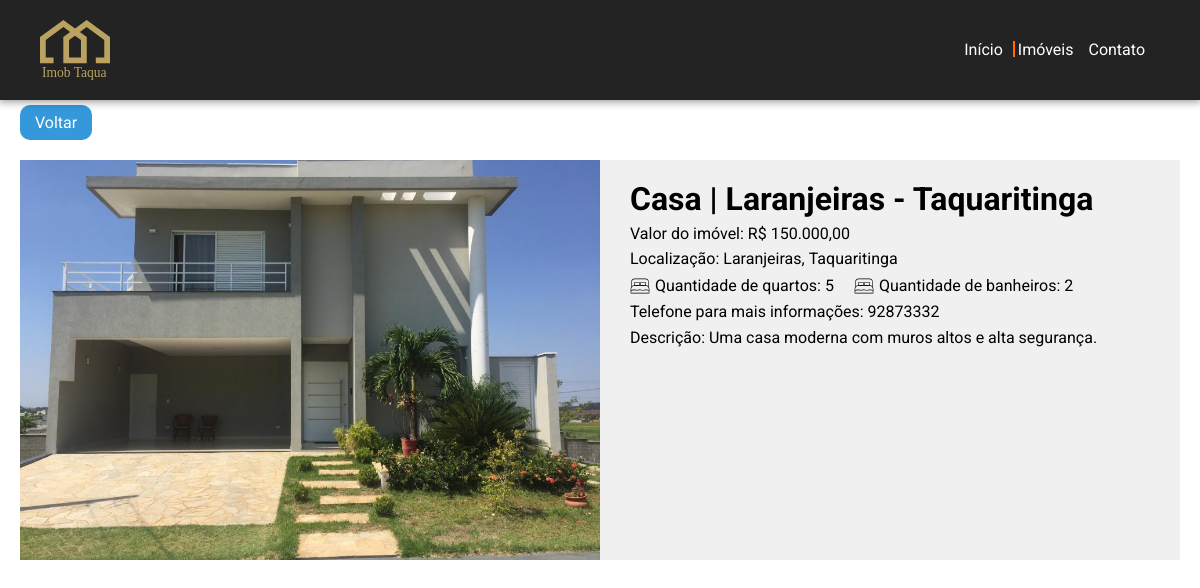
The app's page /html/viewPropertie.php?propertieId=108 with its own data.
### tables this page shows
CREATE TABLE `properties` (
  `id` int(11) NOT NULL,
  `title` varchar(255) NOT NULL,
  `description` varchar(255) NOT NULL,
  `price` varchar(255) NOT NULL,
  `address` varchar(255) NOT NULL,
  `city` varchar(255) NOT NULL,
  `rooms` varchar(255) NOT NULL,
  `bathroom` varchar(255) NOT NULL,
  `type_propertie` varchar(255) NOT NULL,
  `phone` varchar(255) NOT NULL,
  `srcfile` varchar(255) NOT NULL
);

### html/viewPropertie.php (the view, shortened to what this page needs)
<!DOCTYPE html>
<html lang="pt-br">
<head>
    <link rel="stylesheet" href="../css/style.css">
</head>
<body>
    <?php
        $connect = new PDO('mysql:host=localhost;dbname=pi6','root','');
        $connect->setAttribute(PDO::ATTR_ERRMODE, PDO::ERRMODE_EXCEPTION);
        $id = $_GET['propertieId'];
        $sql = "SELECT * FROM properties WHERE id=$id";
        $result = $connect->prepare($sql);
        $result->execute();
        $fetch = $result->fetchAll(PDO::FETCH_OBJ);
    ?>
    <header id="header">
    <div id="header_menu">
            <svg id="Layer_1" height="60" data-name="Layer 1" xmlns="http://www.w3.org/2000/svg" viewBox="0 0 72.29 61.94"><text class="cls-2" transform="translate(1.99 59.01)">Imob Taqua</text></svg>
            <nav id="header_menu_nav">
                <a href="index.php">
                    Início
                </a>
                <a class="header_menu_nav_activeLink" href="properties.php">
                    Imóveis
                </a>
                <a href="contact.php">
                    Contato
                </a>
            </nav>
        </div>
    </header>
    <main class="container">
        <a href="http://localhost/Projeto-Integrador-VI/html/properties.php" class="backBtn">Voltar</a>
        <div id="viewPropertie">
            <?php
                foreach($fetch as $propertie){
            ?>
            <img id="viewPropertie_img" src="<?=$propertie->srcfile?>" alt="Imagem ilustrativa">
            <div id="viewPropertie_rightContent">
                <h1 class="viewPropertie_rightContent_mb8">
                   <?=$propertie->title?>
                </h1>
                <p class="viewPropertie_rightContent_text viewPropertie_rightContent_mb8">
                   Valor do imóvel: R$ <?=$propertie->price?>,00
                </p>
                <div class="viewPropertie_rightContent_row viewPropertie_rightContent_mb8">
                    <p class="viewPropertie_rightContent_text">
                       Localização: <?=$propertie->address?>,
                    </p>
                    <p class="viewPropertie_rightContent_text">
                        <?=$propertie->city?>
                    </p>
                </div>
                <div class="viewPropertie_rightContent_column viewPropertie_rightContent_mb8">
                    <div class="viewPropertie_rightContent_row">
                        <p class="viewPropertie_rightContent_text">
                          Quantidade de quartos:  <?=$propertie->rooms?>
                        </p>
                    </div>
                    <div class="viewPropertie_rightContent_row">
                        <p class="viewPropertie_rightContent_text">
                         Quantidade de banheiros:   <?=$propertie->bathroom?>
                        </p>
                    </div>
                </div>
                <p class="viewPropertie_rightContent_text viewPropertie_rightContent_mb8">
                    Telefone para mais informações: <?=$propertie->phone?>
                </p>
                <p id="viewPropertie_rightContent_description">
                   Descrição: <?=$propertie->description?>
                </p>
            </div>
            <?php
                }
            ?>
        </div>
    </main>
</body>
</html>

### css/style.css (style rules this page uses)
* { margin:0;padding:0 }
h1,h2,h3,h4,h5,h6,a,p,span,li,i input,textarea,label,button,input::placeholder,textarea::placeholder,table { font-family:"Roboto",sans-serif !important }
a { text-decoration:none;outline:none }
.container { max-width:1300px;margin:0 auto }
@media (max-width: 1240px) { .container { margin:0 20px } }
#header { position:relative }
#header #header_menu { width:100%;display:flex;align-items:center;justify-content:space-between;background-color:#232323;box-shadow:0 1px 8px 1px rgba(0,0,0,.4);box-sizing:border-box;padding:20px 40px;top:0;position:fixed;z-index:999999 }
#header #header_menu #header_menu_nav { display:flex;transition:right .3s }
#header #header_menu #header_menu_nav a { color:#fff;display:block;font-size:1rem;font-weight:400;line-height:1;margin-right:15px;position:relative }
#header #header_menu #header_menu_nav a::after { content:"";width:2px;height:100%;display:block;background-color:#ff6c00;position:absolute;top:-1px;left:-5px;transform:scaleY(0);transition:transform .3s }
#header #header_menu #header_menu_nav a.header_menu_nav_activeLink::after { transform:scaleY(1) }

### html/viewPropertie.php (style rules this page uses)
main { position: relative; }
#viewPropertie { display: grid; grid-template-columns: 1fr 1fr; padding: 60px 0 30px 0; }
#viewPropertie_img { width: 100%; max-height: 400px; object-fit: cover; }
#viewPropertie_rightContent { background-color: #f0f0f0; padding: 20px 0 20px 30px; }
#viewPropertie_rightContent h1 { color: $primary_color; font-size: $font_title; }
#viewPropertie_rightContent_description { color: $primary_color; font-size: $font_default; }
.viewPropertie_rightContent_text { font-size: 1rem; line-height: 1; }
.viewPropertie_rightContent_column { display: flex; align-items: center; column-gap: 20px; }
.viewPropertie_rightContent_row { display: flex; align-items: center; }
.viewPropertie_rightContent_row svg { width: 20px; margin-right: 5px; }
.viewPropertie_rightContent_mb8 { margin-bottom: 8px; }
.backBtn { color: #fff; background-color: #3498db; border-radius: 10px; padding: 8px 15px; position: absolute; left: 0; top: 5px; }
.cls-1,.cls-2 { fill:#baa360; }
.cls-2 { isolation:isolate;font-size:14px;font-family:Modern-Regular, "Modern No. 20"; }

### records on screen
properties: srcfile (picture), title "Casa | Laranjeiras - Taquaritinga", price "150.000", address "Laranjeiras", city "Taquaritinga", rooms "5", bathroom "2", phone "92873332", description "Uma casa moderna com muros altos e alta segurança."
